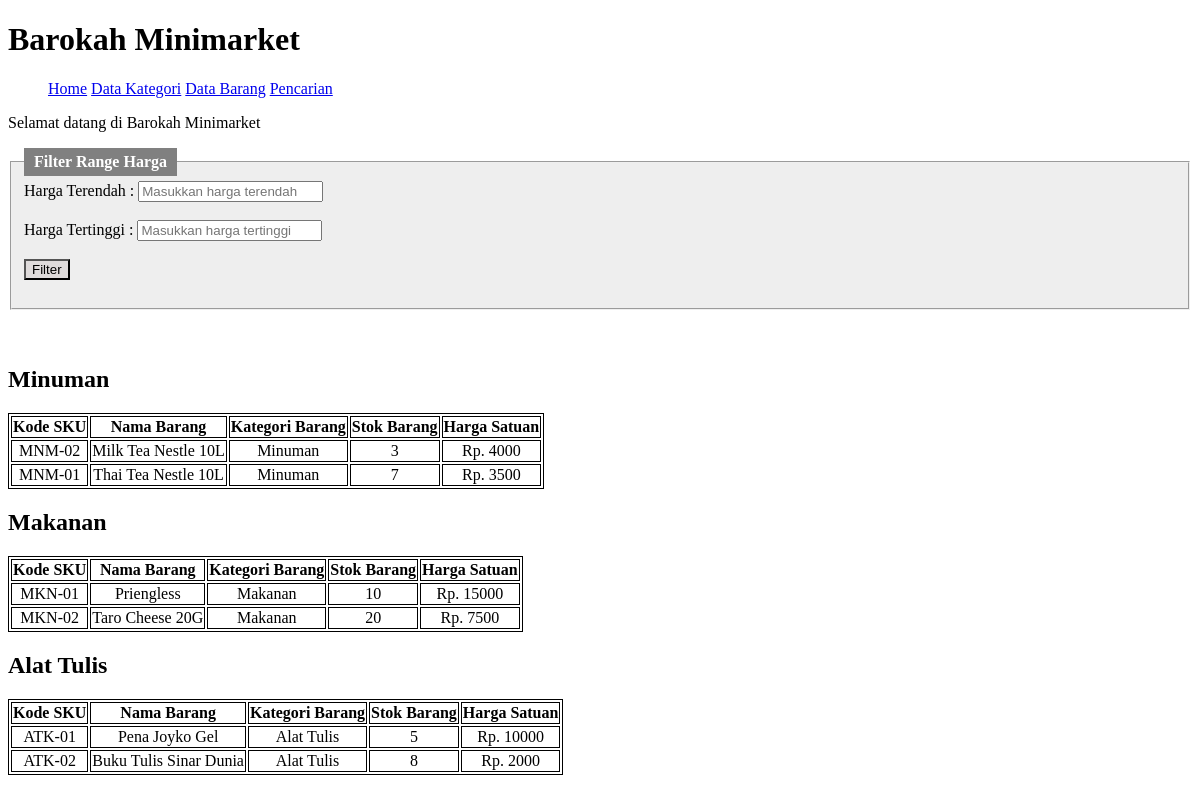
The app's page /UTS/index.php with its own data.
### tables this page shows
CREATE TABLE `kategori` (
  `id_kategori` int(11) NOT NULL,
  `nama_kategori` varchar(50) NOT NULL
);

CREATE TABLE `barang` (
  `sku_barang` varchar(50) NOT NULL,
  `nama_barang` varchar(50) NOT NULL,
  `kategori_barang` varchar(50) NOT NULL,
  `stok_barang` int(20) NOT NULL,
  `harga_satuan` int(20) NOT NULL
);

### UTS/index.php (the view, shortened to what this page needs)
<!DOCTYPE html>
<html lang="en">
<head>
    <link rel="stylesheet" href="css/style.css">
    <?php include ("connection.php"); ?>
</head>
<body>
    <h1>Barokah Minimarket</h1>
    <ul class="navigasi">
        <li><a href="index.php">Home</a></li>
        <li><a href="data_kategori.php">Data Kategori</a></li>
        <li><a href="data_barang.php">Data Barang</a></li>
        <li><a href="pencarian.php">Pencarian</a></li>
    </ul>
    <p>Selamat datang di Barokah Minimarket</p>
    <form action="index.php" method="GET">
        <fieldset>
            <legend>Filter Range Harga</legend>
            <label for="harga_terendah">Harga Terendah :</label>
            <input type="number" name="harga_terendah" required="required" placeholder="Masukkan harga terendah">
            <br><br>
            <label for="harga_terendah">Harga Tertinggi :</label>
            <input type="number" name="harga_tertinggi" required="required" placeholder="Masukkan harga tertinggi">
            <br><br>
            <button type="submit" name="filter_data" class="tombol">Filter</button>
            <br><br>
        </fieldset>
    </form>
    <br><br>
    <?php
        if(isset($_GET['filter_data']))
        {
            $harga_terendah = $_GET['harga_terendah'];
            $harga_tertinggi = $_GET['harga_tertinggi'];
            $query_filter =  "SELECT * FROM barang WHERE harga_satuan BETWEEN $harga_terendah AND $harga_tertinggi ORDER BY harga_satuan ASC";
            $result_filter = mysqli_query($connect, $query_filter);
    ?>
            <h2>Daftar Barang Antara Harga [Rp. <?php echo $harga_terendah; ?>] Hingga [Rp. <?php echo $harga_tertinggi?>]</h2>
            <table>
                <thead>
                    <tr>
                        <th>Kode SKU</th>
                        <th>Nama Barang</th>
                        <th>Kategori Barang</th>
                        <th>Stok Barang</th>
                        <th>Harga Satuan</th>
                    </tr>
                </thead>
                <tbody>
                    <?php while($data_filter = mysqli_fetch_array($result_filter)):?>
                        <tr>
                            <td><?php echo $data_filter['sku_barang']; ?></td>
                            <td><?php echo $data_filter['nama_barang']; ?></td>
                            <td><?php echo $data_filter['kategori_barang']; ?></td>
                            <td><?php echo $data_filter['stok_barang']; ?></td>
                            <td>Rp. <?php echo $data_filter['harga_satuan']; ?></td>
                        </tr>
                    <?php endwhile?>
                </tbody>
            </table>
    <?php
        }
        else
        {
            $query_kategori = "SELECT * FROM kategori";
            $result_kategori = mysqli_query($connect, $query_kategori);
            while($data_kategori = mysqli_fetch_array($result_kategori)):
    ?>
                <div class="tampil_barang_berdasarkan_kategori">
                    <h2><?php echo $data_kategori['nama_kategori']?></h2>
                    <table>
                        <?php
                            $nama_kategori = $data_kategori['nama_kategori'];
                            $query_barang = "SELECT * FROM barang WHERE kategori_barang='$nama_kategori' ORDER BY stok_barang ASC";
                            $result_barang = mysqli_query($connect, $query_barang);
                        ?>
                        <thead>
                            <tr>
                                <th>Kode SKU</th>
                                <th>Nama Barang</th>
                                <th>Kategori Barang</th>
                                <th>Stok Barang</th>
                                <th>Harga Satuan</th>
                            </tr>
                        </thead>
                        <tbody>
                            <?php while($data_barang = mysqli_fetch_array($result_barang)): ?>
                                <tr>
                                    <td><?php echo $data_barang['sku_barang']; ?></td>
                                    <td><?php echo $data_barang['nama_barang']; ?></td>
                                    <td><?php echo $data_barang['kategori_barang']; ?></td>
                                    <td><?php echo $data_barang['stok_barang']; ?></td>
                                    <td>Rp. <?php echo $data_barang['harga_satuan']; ?></td>
                                </tr>
                            <?php endwhile ?>
                        </tbody>
                    </table>
                </div>
            <?php endwhile ?>
    <?php }?>
</body>
</html>

### UTS/css/style.css (style rules this page uses)
.navigasi { list-style-type: none; }
.navigasi li { display: inline; }
table, th, td { border: 1px solid black; text-align: center; }
fieldset { background-color: #eeeeee; }
legend { background-color: gray; color: white; padding: 5px 10px; font-weight: bold; }
.tombol { background-color: #dfdbdb; }

### records on screen
kategori: nama_kategori "Minuman"
barang: sku_barang "MNM-02", nama_barang "Milk Tea Nestle 10L", kategori_barang "Minuman", stok_barang "3", harga_satuan "4000"
barang: sku_barang "MNM-01", nama_barang "Thai Tea Nestle 10L", kategori_barang "Minuman", stok_barang "7", harga_satuan "3500"
kategori: nama_kategori "Makanan"
barang: sku_barang "MKN-01", nama_barang "Priengless", kategori_barang "Makanan", stok_barang "10", harga_satuan "15000"
barang: sku_barang "MKN-02", nama_barang "Taro Cheese 20G", kategori_barang "Makanan", stok_barang "20", harga_satuan "7500"
kategori: nama_kategori "Alat Tulis"
barang: sku_barang "ATK-01", nama_barang "Pena Joyko Gel", kategori_barang "Alat Tulis", stok_barang "5", harga_satuan "10000"
barang: sku_barang "ATK-02", nama_barang "Buku Tulis Sinar Dunia", kategori_barang "Alat Tulis", stok_barang "8", harga_satuan "2000"
